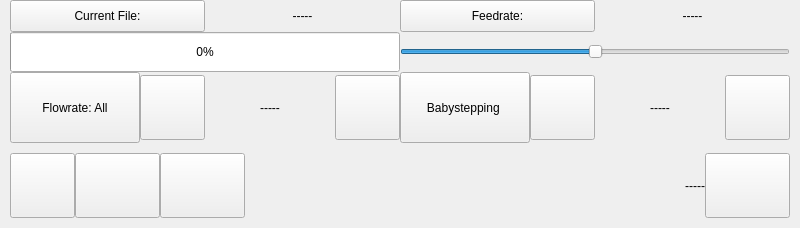
<?xml version="1.0" encoding="UTF-8"?>
<ui version="4.0">
 <class>ActivePrintWidget</class>
 <widget class="QWidget" name="ActivePrintWidget">
  <property name="geometry">
   <rect>
    <x>0</x>
    <y>0</y>
    <width>800</width>
    <height>228</height>
   </rect>
  </property>
  <property name="sizePolicy">
   <sizepolicy hsizetype="Preferred" vsizetype="Preferred">
    <horstretch>0</horstretch>
    <verstretch>0</verstretch>
   </sizepolicy>
  </property>
  <property name="maximumSize">
   <size>
    <width>800</width>
    <height>480</height>
   </size>
  </property>
  <property name="windowTitle">
   <string>TemperatureWindow</string>
  </property>
  <layout class="QVBoxLayout" name="verticalLayout_3">
   <property name="spacing">
    <number>0</number>
   </property>
   <property name="leftMargin">
    <number>0</number>
   </property>
   <property name="topMargin">
    <number>0</number>
   </property>
   <property name="rightMargin">
    <number>0</number>
   </property>
   <property name="bottomMargin">
    <number>0</number>
   </property>
   <item>
    <layout class="QGridLayout" name="gridLayout">
     <property name="leftMargin">
      <number>10</number>
     </property>
     <property name="rightMargin">
      <number>10</number>
     </property>
     <item row="0" column="0">
      <layout class="QVBoxLayout" name="verticalLayout_2">
       <property name="spacing">
        <number>0</number>
       </property>
       <item>
        <layout class="QHBoxLayout" name="horizontalLayout">
         <item>
          <widget class="QPushButton" name="w_label_file">
           <property name="sizePolicy">
            <sizepolicy hsizetype="Preferred" vsizetype="Expanding">
             <horstretch>0</horstretch>
             <verstretch>0</verstretch>
            </sizepolicy>
           </property>
           <property name="minimumSize">
            <size>
             <width>0</width>
             <height>0</height>
            </size>
           </property>
           <property name="text">
            <string>Current File:</string>
           </property>
          </widget>
         </item>
         <item>
          <widget class="QLabel" name="w_label_filename">
           <property name="sizePolicy">
            <sizepolicy hsizetype="Preferred" vsizetype="Expanding">
             <horstretch>0</horstretch>
             <verstretch>0</verstretch>
            </sizepolicy>
           </property>
           <property name="minimumSize">
            <size>
             <width>0</width>
             <height>0</height>
            </size>
           </property>
           <property name="text">
            <string>-----</string>
           </property>
           <property name="alignment">
            <set>Qt::AlignCenter</set>
           </property>
          </widget>
         </item>
        </layout>
       </item>
       <item>
        <widget class="QProgressBar" name="w_progressbar_file_progress">
         <property name="sizePolicy">
          <sizepolicy hsizetype="Preferred" vsizetype="Maximum">
           <horstretch>0</horstretch>
           <verstretch>0</verstretch>
          </sizepolicy>
         </property>
         <property name="minimumSize">
          <size>
           <width>0</width>
           <height>40</height>
          </size>
         </property>
         <property name="value">
          <number>0</number>
         </property>
        </widget>
       </item>
      </layout>
     </item>
     <item row="1" column="0">
      <layout class="QHBoxLayout" name="horizontalLayout_2">
       <item>
        <widget class="QPushButton" name="w_pushbutton_flowrate">
         <property name="sizePolicy">
          <sizepolicy hsizetype="Preferred" vsizetype="Expanding">
           <horstretch>0</horstretch>
           <verstretch>0</verstretch>
          </sizepolicy>
         </property>
         <property name="maximumSize">
          <size>
           <width>16777215</width>
           <height>16777215</height>
          </size>
         </property>
         <property name="text">
          <string>Flowrate: All</string>
         </property>
        </widget>
       </item>
       <item>
        <widget class="QPushButton" name="w_pushbutton_flowrate_dec">
         <property name="sizePolicy">
          <sizepolicy hsizetype="Maximum" vsizetype="Maximum">
           <horstretch>0</horstretch>
           <verstretch>0</verstretch>
          </sizepolicy>
         </property>
         <property name="minimumSize">
          <size>
           <width>65</width>
           <height>65</height>
          </size>
         </property>
         <property name="maximumSize">
          <size>
           <width>16777215</width>
           <height>16777215</height>
          </size>
         </property>
         <property name="text">
          <string/>
         </property>
         <property name="icon">
          <iconset resource="img.qrc">
           <normaloff>:/img/img/Letft.png</normaloff>:/img/img/Letft.png</iconset>
         </property>
         <property name="iconSize">
          <size>
           <width>50</width>
           <height>50</height>
          </size>
         </property>
        </widget>
       </item>
       <item>
        <widget class="QLabel" name="w_label_flowrate">
         <property name="sizePolicy">
          <sizepolicy hsizetype="Preferred" vsizetype="Expanding">
           <horstretch>0</horstretch>
           <verstretch>0</verstretch>
          </sizepolicy>
         </property>
         <property name="text">
          <string>-----</string>
         </property>
         <property name="alignment">
          <set>Qt::AlignCenter</set>
         </property>
        </widget>
       </item>
       <item>
        <widget class="QPushButton" name="w_pushbutton_flowrate_inc">
         <property name="sizePolicy">
          <sizepolicy hsizetype="Maximum" vsizetype="Maximum">
           <horstretch>0</horstretch>
           <verstretch>0</verstretch>
          </sizepolicy>
         </property>
         <property name="minimumSize">
          <size>
           <width>65</width>
           <height>65</height>
          </size>
         </property>
         <property name="maximumSize">
          <size>
           <width>16777215</width>
           <height>16777215</height>
          </size>
         </property>
         <property name="text">
          <string/>
         </property>
         <property name="icon">
          <iconset resource="img.qrc">
           <normaloff>:/img/img/Right.png</normaloff>:/img/img/Right.png</iconset>
         </property>
         <property name="iconSize">
          <size>
           <width>50</width>
           <height>50</height>
          </size>
         </property>
        </widget>
       </item>
      </layout>
     </item>
     <item row="0" column="1">
      <layout class="QVBoxLayout" name="verticalLayout">
       <property name="spacing">
        <number>0</number>
       </property>
       <item>
        <layout class="QHBoxLayout" name="horizontalLayout_5">
         <item>
          <widget class="QPushButton" name="w_pushbutton_feedrate">
           <property name="sizePolicy">
            <sizepolicy hsizetype="Preferred" vsizetype="Expanding">
             <horstretch>0</horstretch>
             <verstretch>0</verstretch>
            </sizepolicy>
           </property>
           <property name="minimumSize">
            <size>
             <width>0</width>
             <height>0</height>
            </size>
           </property>
           <property name="text">
            <string>Feedrate:</string>
           </property>
          </widget>
         </item>
         <item>
          <widget class="QLabel" name="w_label_feedrate">
           <property name="sizePolicy">
            <sizepolicy hsizetype="Preferred" vsizetype="Expanding">
             <horstretch>0</horstretch>
             <verstretch>0</verstretch>
            </sizepolicy>
           </property>
           <property name="minimumSize">
            <size>
             <width>0</width>
             <height>0</height>
            </size>
           </property>
           <property name="maximumSize">
            <size>
             <width>16777215</width>
             <height>16777215</height>
            </size>
           </property>
           <property name="text">
            <string>-----</string>
           </property>
           <property name="alignment">
            <set>Qt::AlignCenter</set>
           </property>
          </widget>
         </item>
        </layout>
       </item>
       <item>
        <widget class="QSlider" name="w_slider_feedrate">
         <property name="sizePolicy">
          <sizepolicy hsizetype="Preferred" vsizetype="Maximum">
           <horstretch>0</horstretch>
           <verstretch>0</verstretch>
          </sizepolicy>
         </property>
         <property name="minimumSize">
          <size>
           <width>0</width>
           <height>40</height>
          </size>
         </property>
         <property name="maximumSize">
          <size>
           <width>16777215</width>
           <height>16777215</height>
          </size>
         </property>
         <property name="maximum">
          <number>200</number>
         </property>
         <property name="pageStep">
          <number>1</number>
         </property>
         <property name="sliderPosition">
          <number>100</number>
         </property>
         <property name="orientation">
          <enum>Qt::Horizontal</enum>
         </property>
         <property name="invertedAppearance">
          <bool>false</bool>
         </property>
         <property name="invertedControls">
          <bool>false</bool>
         </property>
         <property name="tickPosition">
          <enum>QSlider::NoTicks</enum>
         </property>
        </widget>
       </item>
      </layout>
     </item>
     <item row="1" column="1">
      <layout class="QHBoxLayout" name="horizontalLayout_3">
       <item>
        <widget class="QPushButton" name="w_pushbutton_babystep">
         <property name="sizePolicy">
          <sizepolicy hsizetype="Preferred" vsizetype="Expanding">
           <horstretch>0</horstretch>
           <verstretch>0</verstretch>
          </sizepolicy>
         </property>
         <property name="maximumSize">
          <size>
           <width>16777215</width>
           <height>16777215</height>
          </size>
         </property>
         <property name="text">
          <string>Babystepping </string>
         </property>
        </widget>
       </item>
       <item>
        <widget class="QPushButton" name="w_pushbutton_babystep_dec">
         <property name="sizePolicy">
          <sizepolicy hsizetype="Maximum" vsizetype="Maximum">
           <horstretch>0</horstretch>
           <verstretch>0</verstretch>
          </sizepolicy>
         </property>
         <property name="minimumSize">
          <size>
           <width>65</width>
           <height>65</height>
          </size>
         </property>
         <property name="maximumSize">
          <size>
           <width>16777215</width>
           <height>16777215</height>
          </size>
         </property>
         <property name="text">
          <string/>
         </property>
         <property name="icon">
          <iconset resource="img.qrc">
           <normaloff>:/img/img/Letft.png</normaloff>:/img/img/Letft.png</iconset>
         </property>
         <property name="iconSize">
          <size>
           <width>50</width>
           <height>50</height>
          </size>
         </property>
        </widget>
       </item>
       <item>
        <widget class="QLabel" name="w_label_babystep_val">
         <property name="sizePolicy">
          <sizepolicy hsizetype="Preferred" vsizetype="Expanding">
           <horstretch>0</horstretch>
           <verstretch>0</verstretch>
          </sizepolicy>
         </property>
         <property name="text">
          <string>-----</string>
         </property>
         <property name="alignment">
          <set>Qt::AlignCenter</set>
         </property>
        </widget>
       </item>
       <item>
        <widget class="QPushButton" name="w_pushbutton_babystep_inc">
         <property name="sizePolicy">
          <sizepolicy hsizetype="Maximum" vsizetype="Maximum">
           <horstretch>0</horstretch>
           <verstretch>0</verstretch>
          </sizepolicy>
         </property>
         <property name="minimumSize">
          <size>
           <width>65</width>
           <height>65</height>
          </size>
         </property>
         <property name="maximumSize">
          <size>
           <width>16777215</width>
           <height>16777215</height>
          </size>
         </property>
         <property name="text">
          <string/>
         </property>
         <property name="icon">
          <iconset resource="img.qrc">
           <normaloff>:/img/img/Right.png</normaloff>:/img/img/Right.png</iconset>
         </property>
         <property name="iconSize">
          <size>
           <width>50</width>
           <height>50</height>
          </size>
         </property>
        </widget>
       </item>
      </layout>
     </item>
    </layout>
   </item>
   <item>
    <widget class="QWidget" name="BottomBar" native="true">
     <layout class="QHBoxLayout" name="horizontalLayout_7">
      <property name="spacing">
       <number>0</number>
      </property>
      <property name="leftMargin">
       <number>10</number>
      </property>
      <property name="topMargin">
       <number>10</number>
      </property>
      <property name="rightMargin">
       <number>10</number>
      </property>
      <property name="bottomMargin">
       <number>10</number>
      </property>
      <item>
       <widget class="QPushButton" name="Back">
        <property name="sizePolicy">
         <sizepolicy hsizetype="Maximum" vsizetype="Maximum">
          <horstretch>0</horstretch>
          <verstretch>0</verstretch>
         </sizepolicy>
        </property>
        <property name="minimumSize">
         <size>
          <width>65</width>
          <height>65</height>
         </size>
        </property>
        <property name="maximumSize">
         <size>
          <width>65</width>
          <height>16777215</height>
         </size>
        </property>
        <property name="focusPolicy">
         <enum>Qt::NoFocus</enum>
        </property>
        <property name="text">
         <string/>
        </property>
        <property name="icon">
         <iconset resource="img.qrc">
          <normaloff>:/img/img/Small_arrow.png</normaloff>:/img/img/Small_arrow.png</iconset>
        </property>
        <property name="iconSize">
         <size>
          <width>55</width>
          <height>55</height>
         </size>
        </property>
       </widget>
      </item>
      <item>
       <widget class="QPushButton" name="w_pushbutton_pauseprint">
        <property name="sizePolicy">
         <sizepolicy hsizetype="Maximum" vsizetype="Maximum">
          <horstretch>0</horstretch>
          <verstretch>0</verstretch>
         </sizepolicy>
        </property>
        <property name="minimumSize">
         <size>
          <width>85</width>
          <height>65</height>
         </size>
        </property>
        <property name="maximumSize">
         <size>
          <width>16777215</width>
          <height>16777215</height>
         </size>
        </property>
        <property name="styleSheet">
         <string notr="true"/>
        </property>
        <property name="text">
         <string/>
        </property>
        <property name="icon">
         <iconset resource="img.qrc">
          <normaloff>:/img/img/pause.png</normaloff>:/img/img/pause.png</iconset>
        </property>
        <property name="iconSize">
         <size>
          <width>55</width>
          <height>55</height>
         </size>
        </property>
       </widget>
      </item>
      <item>
       <widget class="QPushButton" name="w_pushbutton_resumeprint">
        <property name="sizePolicy">
         <sizepolicy hsizetype="Maximum" vsizetype="Maximum">
          <horstretch>0</horstretch>
          <verstretch>0</verstretch>
         </sizepolicy>
        </property>
        <property name="minimumSize">
         <size>
          <width>85</width>
          <height>65</height>
         </size>
        </property>
        <property name="maximumSize">
         <size>
          <width>16777215</width>
          <height>16777215</height>
         </size>
        </property>
        <property name="text">
         <string/>
        </property>
        <property name="icon">
         <iconset resource="img.qrc">
          <normaloff>:/img/img/play.png</normaloff>:/img/img/play.png</iconset>
        </property>
        <property name="iconSize">
         <size>
          <width>55</width>
          <height>55</height>
         </size>
        </property>
       </widget>
      </item>
      <item>
       <spacer name="horizontalSpacer">
        <property name="orientation">
         <enum>Qt::Horizontal</enum>
        </property>
        <property name="sizeHint" stdset="0">
         <size>
          <width>40</width>
          <height>20</height>
         </size>
        </property>
       </spacer>
      </item>
      <item>
       <widget class="QLabel" name="w_label_position">
        <property name="sizePolicy">
         <sizepolicy hsizetype="Preferred" vsizetype="Preferred">
          <horstretch>0</horstretch>
          <verstretch>0</verstretch>
         </sizepolicy>
        </property>
        <property name="minimumSize">
         <size>
          <width>40</width>
          <height>0</height>
         </size>
        </property>
        <property name="text">
         <string>-----</string>
        </property>
        <property name="alignment">
         <set>Qt::AlignRight|Qt::AlignTrailing|Qt::AlignVCenter</set>
        </property>
       </widget>
      </item>
      <item>
       <widget class="QPushButton" name="w_pushbutton_fan">
        <property name="sizePolicy">
         <sizepolicy hsizetype="Maximum" vsizetype="Maximum">
          <horstretch>0</horstretch>
          <verstretch>0</verstretch>
         </sizepolicy>
        </property>
        <property name="minimumSize">
         <size>
          <width>85</width>
          <height>65</height>
         </size>
        </property>
        <property name="maximumSize">
         <size>
          <width>16777215</width>
          <height>16777215</height>
         </size>
        </property>
        <property name="text">
         <string/>
        </property>
        <property name="icon">
         <iconset resource="img.qrc">
          <normaloff>:/img/img/Fans_off.png</normaloff>:/img/img/Fans_off.png</iconset>
        </property>
        <property name="iconSize">
         <size>
          <width>65</width>
          <height>65</height>
         </size>
        </property>
       </widget>
      </item>
     </layout>
    </widget>
   </item>
  </layout>
 </widget>
 <resources>
  <include location="img.qrc"/>
 </resources>
 <connections/>
</ui>
